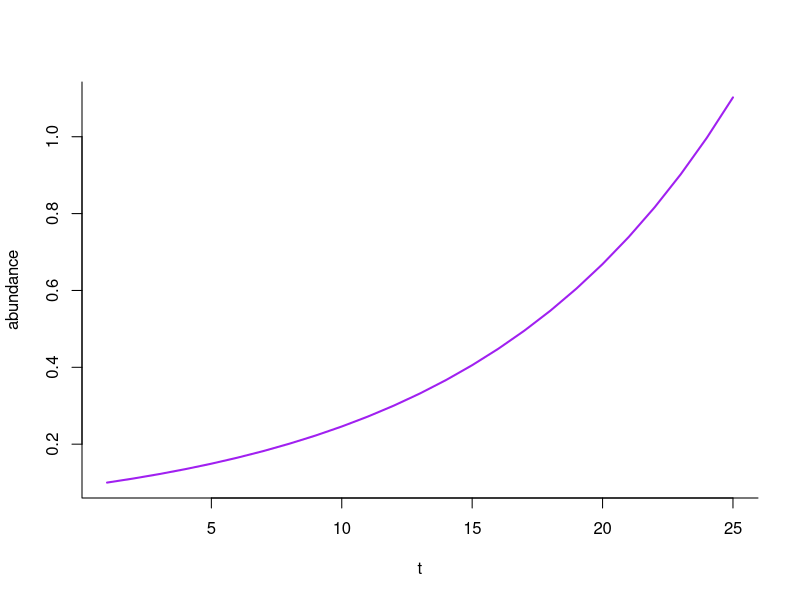

Reproduce this figure in R.
## Vectors
x <- c(1,2,3,4)
Y <- c(1:4)
Z <- seq(from = 1, to = 4, by = 1)
## Which if any x, Y, Z are different?
x == Y
?all.equal
w <- 3 - 2.9
w == 0.1
## This shows up as false because of the number of zeroes that the calculation is made to.
q <- round(3 - 2.9, 1)
q == 0.1
## Now it is true that q is 0.1. 
## Looking at functions. Functions have name, arguments, and values
## Creating a function for a mean
## We want our function to take the mean of a vector and then add 10% to that average.
adjusted.mean <- function(x, cheat) {
  sum.of.x <- sum(x)
  n <- length(x)
  true.mean <- sum.of.x / n
  (1 + cheat) * true.mean
}
real.sales <- c(1:10)
adjust <- 0.1
adjusted.mean(x = real.sales, cheat = adjust)

## To study continous pop dynamics, often need to integrate non-linear functions.
## We need small but finite steps of dt. So hence deSolve
## ODE (ordinary differential equation) is a wrapper for suite of functions and gives us access to deSolve.

## Using ODE to access exponential functions
library(deSolve)
## now we should write out the ODE
exponential.growth <- function( t, y, p) {
  N <- y[1]
  with(as.list(p), {
    dN.dt <- r * N
    return(list(dN.dt))
  })
}
## Note that the N is the name given to our y-value. 'with' is used to allow us to use
## the names given to the parameters, but only works if p is within the parameters listed
## as a named vector.
## ODE requires parameters and initial conditions to be specified.
p <- c('r' = 0.1)
y0 <- c('N' = 0.1)
t <- 1:25
## Now we need to input the parameters and initial conditions into the ODE
?ode
sim <- ode(y = y0, times = t, func = exponential.growth, parms = p, method = 'lsoda')
## We want an output which means putting it into a matrix thing. With columns and things.
head(sim)
class(sim)
sim.frame <- as.data.frame(sim)
## A data frame is used for storing tables. Header contains column names.
names(sim.frame)
names(sim.frame) <- c('t', 'abundance')
sim.frame$t
sim.frame$abundance
?points
## Now we want to graph the table we have created.
plot(abundance ~ t, data = sim.frame, type = 'l', lwd = 2, col = 'purple', bty = 'l')
## So now we have plotted abundance over time.

##Let's look at HW 2 Companion
##We should load the deSolve thing since we will be using an ODE to solve stuff.
library(deSolve)
##Now we need to write out our theta log function.
##First name it and then determine the parameters. Then assign a more world name to y.
##And then use that with command with p since p is a named vector.
log.growth <- function(t, y, p){
  N <- y[1]
  with(as.list(p), {
    dN.dt <- r * N * (1-(N / K)^theta)
  })}
